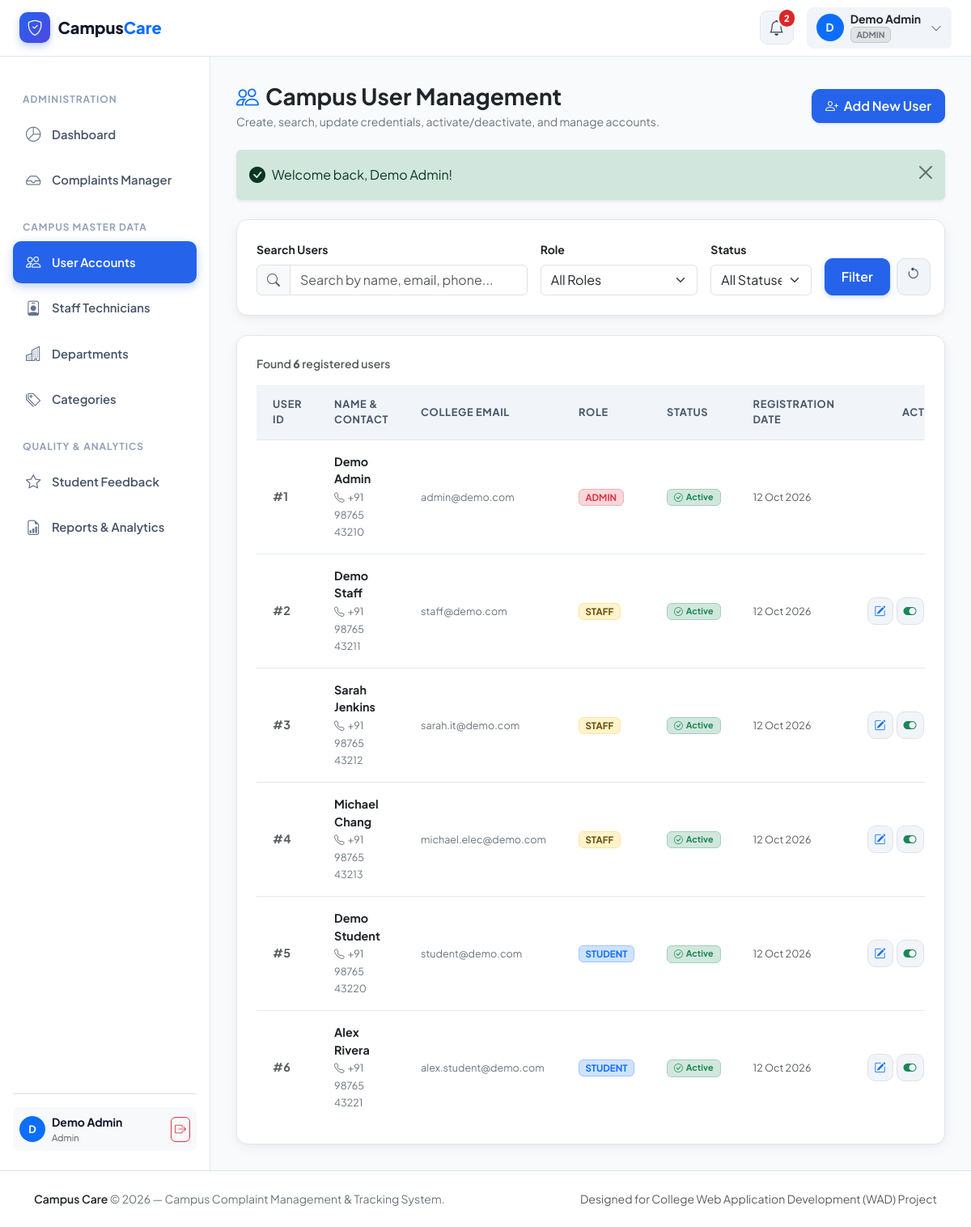
The page /admin/users.php (signed in) on the database its author committed.
### tables this page shows
CREATE TABLE `users` (
  `id` INT AUTO_INCREMENT PRIMARY KEY,
  `name` VARCHAR(120) NOT NULL,
  `email` VARCHAR(150) NOT NULL UNIQUE,
  `phone` VARCHAR(25) NULL,
  `password` VARCHAR(255) NOT NULL,
  `role` ENUM('student', 'staff', 'admin') NOT NULL DEFAULT 'student',
  `status` ENUM('active', 'inactive') NOT NULL DEFAULT 'active',
  `created_at` TIMESTAMP DEFAULT CURRENT_TIMESTAMP,
  `updated_at` TIMESTAMP DEFAULT CURRENT_TIMESTAMP ON UPDATE CURRENT_TIMESTAMP,
  INDEX `idx_user_role` (`role`),
  INDEX `idx_user_status` (`status`)
);

### includes/auth.php (called while the page is built, shortened)
<?php
require_once __DIR__ . '/../config/database.php';
require_once __DIR__ . '/functions.php';
function currentUser(): ?array {
    return $_SESSION['user'] ?? null;
}

### config/database.php (called while the page is built, shortened)
<?php
if (!function_exists('url')) {
    function url($path = '') {
        $path = ltrim($path, '/');
        return BASE_URL . $path;
    }
}
            ?>

### admin/users.php (the view, shortened to what this page needs)
<?php
$activeNav = 'users';
require_once __DIR__ . '/../config/database.php';
require_once __DIR__ . '/../includes/functions.php';
require_once __DIR__ . '/../includes/auth.php';
$search = trim($_GET['search'] ?? '');
$sql = "SELECT * FROM users WHERE 1=1";
$params = [];
$sql .= " ORDER BY created_at DESC";
try {
    $stmt = $pdo->prepare($sql);
    $stmt->execute($params);
    $userList = $stmt->fetchAll();
    $totalUsers = count($userList);
} catch (PDOException $e) {
    $userList = [];
    $totalUsers = 0;
}
require_once __DIR__ . '/../includes/header.php';
require_once __DIR__ . '/../includes/navbar.php';
?>
<div class="dashboard-wrapper">
    <?php require_once __DIR__ . '/../includes/sidebar.php'; ?>
    <main class="dashboard-main">
        <div class="d-flex flex-wrap align-items-center justify-content-between gap-3 mb-4">
            <div>
                <h3 class="fw-bold text-dark mb-1">
                    <i class="bi bi-people text-primary me-2"></i>Campus User Management
                </h3>
                <p class="text-secondary small mb-0">Create, search, update credentials, activate/deactivate, and manage accounts.</p>
            </div>
            <button type="button" class="btn btn-primary px-3 py-2 fw-semibold shadow-sm" data-bs-toggle="modal" data-bs-target="#createUserModal">
                <i class="bi bi-person-plus me-1"></i> Add New User
            </button>
        </div>
        <div class="app-card p-4 mb-4">
            <form method="GET" action="<?= url('admin/users.php') ?>" class="row g-3 align-items-end">
                <div class="col-md-5">
                    <label for="searchInput" class="form-label small fw-bold text-dark">Search Users</label>
                    <div class="input-group">
                        <span class="input-group-text bg-light text-muted"><i class="bi bi-search"></i></span>
                        <input type="text" class="form-control" id="searchInput" name="search" value="<?= e($search) ?>" placeholder="Search by name, email, phone...">
                    </div>
                </div>
                <div class="col-6 col-md-3">
                    <label for="roleSelect" class="form-label small fw-bold text-dark">Role</label>
                    <select class="form-select" id="roleSelect" name="role">
                        <option value="">All Roles</option>
                    </select>
                </div>
                <div class="col-6 col-md-2">
                    <label for="statusSelect" class="form-label small fw-bold text-dark">Status</label>
                    <select class="form-select" id="statusSelect" name="status">
                        <option value="">All Statuses</option>
                    </select>
                </div>
                <div class="col-12 col-md-2 d-flex gap-2">
                    <button type="submit" class="btn btn-primary flex-grow-1">Filter</button>
                    <a href="<?= url('admin/users.php') ?>" class="btn btn-light border" title="Reset"><i class="bi bi-arrow-counterclockwise"></i></a>
                </div>
            </form>
        </div>
        <div class="app-card p-4">
            <div class="d-flex justify-content-between align-items-center mb-3">
                <span class="small text-muted fw-semibold">
                    Found <strong><?= $totalUsers ?></strong> registered user<?= $totalUsers === 1 ? '' : 's' ?>
                </span>
            </div>
            <div class="table-responsive">
                <table class="table-custom">
                    <thead>
                        <tr>
                            <th>User ID</th>
                            <th>Name & Contact</th>
                            <th>College Email</th>
                            <th>Role</th>
                            <th>Status</th>
                            <th>Registration Date</th>
                            <th class="text-end">Actions</th>
                        </tr>
                    </thead>
                    <tbody>
                        <?php foreach ($userList as $u): ?>
                            <tr>
                                <td>
                                    <span class="fw-bold text-muted">#<?= $u['id'] ?></span>
                                </td>
                                <td>
                                    <div class="fw-bold text-dark"><?= e($u['name']) ?></div>
                                    <?php if (!empty($u['phone'])): ?>
                                        <small class="text-secondary"><i class="bi bi-telephone me-1"></i><?= e($u['phone']) ?></small>
                                    <?php endif; ?>
                                </td>
                                <td>
                                    <span class="text-secondary small"><?= e($u['email']) ?></span>
                                </td>
                                <td>
                                    <?php
                                        $roleBadge = match($u['role']) {
                                            'admin' => 'bg-danger-subtle text-danger border-danger-subtle',
                                            'staff' => 'bg-warning-subtle text-warning-emphasis border-warning-subtle',
                                            default => 'bg-primary-subtle text-primary border-primary-subtle'
                                        };
                                    ?>
                                    <span class="badge <?= $roleBadge ?> border px-2.5 py-1 text-uppercase" style="font-size: 0.72rem;">
                                        <?= e($u['role']) ?>
                                    </span>
                                </td>
                                <td>
                                    <?php if ($u['status'] === 'active'): ?>
                                        <span class="badge bg-success-subtle text-success border border-success-subtle px-2 py-1">
                                            <i class="bi bi-check-circle me-1"></i>Active
                                        </span>
                                    <?php else: ?>
                                        <span class="badge bg-secondary-subtle text-secondary border border-secondary-subtle px-2 py-1">
                                            <i class="bi bi-dash-circle me-1"></i>Inactive
                                        </span>
                                    <?php endif; ?>
                                </td>
                                <td>
                                    <small class="text-muted"><?= formatDateTime($u['created_at'], 'd M Y') ?></small>
                                </td>
                                <td class="text-end">
                                    <div class="d-flex justify-content-end gap-1">
                                        <button type="button" class="btn btn-sm btn-light border p-1.5" title="Edit User" onclick='openEditModal(<?= json_encode($u) ?>)'>
                                            <i class="bi bi-pencil-square text-primary"></i>
                                        </button>
                                        <?php if ($u['id'] !== (int)$user['id']): ?>
                                            <form method="POST" action="<?= url('admin/users.php') ?>" class="d-inline">
                                                <button type="submit" class="btn btn-sm btn-light border p-1.5" title="<?= $u['status'] === 'active' ? 'Deactivate User' : 'Activate User' ?>">
                                                    <i class="bi <?= $u['status'] === 'active' ? 'bi-toggle-on text-success' : 'bi-toggle-off text-muted' ?> fs-6"></i>
                                                </button>
                                            </form>
                                        <?php endif; ?>
                                    </div>
                                </td>
                            </tr>
                        <?php endforeach; ?>
                    </tbody>
                </table>
            </div>
        </div>
    </main>
</div>
<?php require_once __DIR__ . '/../includes/footer.php'; ?>

### includes/navbar.php (shortened to what this page needs)
<?php
$user = currentUser();
$unreadNotifsCount = 0;
if ($user && isset($pdo)) {
    $unreadNotifsCount = getUnreadNotificationsCount($pdo, (int) $user['id']);
}
$homeUrl = url('index.php');
if ($user) {
    $homeUrl = match($user['role']) {
        'admin' => url('admin/dashboard.php'),
        'staff' => url('staff/dashboard.php'),
        default => url('student/dashboard.php'),
    };
}
?>
<nav class="navbar navbar-expand-lg navbar-custom sticky-top">
    <div class="container-fluid px-3 px-lg-4">
        <div class="d-flex align-items-center gap-2">
            <a class="brand-logo" href="<?= $homeUrl ?>">
                <span class="brand-badge"><i class="bi bi-shield-check"></i></span>
                <span class="d-none d-sm-inline">Campus<span class="text-primary">Care</span></span>
            </a>
        </div>
        <div class="d-flex align-items-center gap-3">
            <?php if ($user): ?>
                <div class="dropdown">
                    <button class="notification-bell-btn" type="button" id="notifDropdown" data-bs-toggle="dropdown" aria-expanded="false" title="Notifications">
                        <i class="bi bi-bell"></i>
                        <?php if ($unreadNotifsCount > 0): ?>
                            <span class="notification-badge-count"><?= $unreadNotifsCount ?></span>
                        <?php endif; ?>
                    </button>
                </div>
                <div class="dropdown">
                    <button class="btn btn-light d-flex align-items-center gap-2 py-1.5 px-2.5 rounded-3 border-0" type="button" id="userMenuDropdown" data-bs-toggle="dropdown" aria-expanded="false">
                        <div class="rounded-circle bg-primary text-white fw-bold d-flex align-items-center justify-content-center" style="width: 34px; height: 34px; font-size: 0.85rem;">
                            <?= strtoupper(substr($user['name'], 0, 1)) ?>
                        </div>
                        <div class="text-start d-none d-md-block" style="line-height: 1.2;">
                            <div class="fw-bold small text-dark"><?= e($user['name']) ?></div>
                            <span class="badge bg-secondary-subtle text-secondary border border-secondary-subtle" style="font-size: 0.65rem; text-transform: uppercase;">
                                <?= e($user['role']) ?>
                            </span>
                        </div>
                        <i class="bi bi-chevron-down small text-muted ms-1"></i>
                    </button>
                </div>
            <?php endif; ?>
        </div>
    </div>
</nav>

### includes/sidebar.php (shortened to what this page needs)
<?php
$user = currentUser();
$role = $user['role'];
$activeNav = $activeNav ?? 'dashboard';
?>
<aside class="dashboard-sidebar">
    <div class="flex-grow-1">
        <?php if ($role === 'student'): ?>
            <div class="sidebar-heading">Student Portal</div>
            <a href="<?= url('student/dashboard.php') ?>" class="sidebar-nav-link <?= ($activeNav === 'dashboard') ? 'active' : '' ?>">
                <i class="bi bi-grid-1x2"></i>
                <span>Dashboard</span>
            </a>
            <a href="<?= url('student/new-complaint.php') ?>" class="sidebar-nav-link <?= ($activeNav === 'new-complaint') ? 'active' : '' ?>">
                <i class="bi bi-plus-circle"></i>
                <span>Report Complaint</span>
            </a>
            <a href="<?= url('student/my-complaints.php') ?>" class="sidebar-nav-link <?= ($activeNav === 'my-complaints') ? 'active' : '' ?>">
                <i class="bi bi-card-checklist"></i>
                <span>My Complaints</span>
            </a>
            <a href="<?= url('student/notifications.php') ?>" class="sidebar-nav-link <?= ($activeNav === 'notifications') ? 'active' : '' ?>">
                <i class="bi bi-bell"></i>
                <span>Notifications</span>
            </a>
            <div class="sidebar-heading mt-4">Account</div>
            <a href="<?= url('student/profile.php') ?>" class="sidebar-nav-link <?= ($activeNav === 'profile') ? 'active' : '' ?>">
                <i class="bi bi-person-gear"></i>
                <span>My Profile</span>
            </a>
        <?php elseif ($role === 'admin'): ?>
            <div class="sidebar-heading">Administration</div>
            <a href="<?= url('admin/dashboard.php') ?>" class="sidebar-nav-link <?= ($activeNav === 'dashboard') ? 'active' : '' ?>">
                <i class="bi bi-pie-chart"></i>
                <span>Dashboard</span>
            </a>
            <a href="<?= url('admin/complaints.php') ?>" class="sidebar-nav-link <?= ($activeNav === 'complaints') ? 'active' : '' ?>">
                <i class="bi bi-inbox"></i>
                <span>Complaints Manager</span>
            </a>
            <div class="sidebar-heading mt-4">Campus Master Data</div>
            <a href="<?= url('admin/users.php') ?>" class="sidebar-nav-link <?= ($activeNav === 'users') ? 'active' : '' ?>">
                <i class="bi bi-people"></i>
                <span>User Accounts</span>
            </a>
            <a href="<?= url('admin/staff.php') ?>" class="sidebar-nav-link <?= ($activeNav === 'staff') ? 'active' : '' ?>">
                <i class="bi bi-person-badge"></i>
                <span>Staff Technicians</span>
            </a>
            <a href="<?= url('admin/departments.php') ?>" class="sidebar-nav-link <?= ($activeNav === 'departments') ? 'active' : '' ?>">
                <i class="bi bi-buildings"></i>
                <span>Departments</span>
            </a>
            <a href="<?= url('admin/categories.php') ?>" class="sidebar-nav-link <?= ($activeNav === 'categories') ? 'active' : '' ?>">
                <i class="bi bi-tags"></i>
                <span>Categories</span>
            </a>
            <div class="sidebar-heading mt-4">Quality & Analytics</div>
            <a href="<?= url('admin/feedback.php') ?>" class="sidebar-nav-link <?= ($activeNav === 'feedback') ? 'active' : '' ?>">
                <i class="bi bi-star"></i>
                <span>Student Feedback</span>
            </a>
            <a href="<?= url('admin/reports.php') ?>" class="sidebar-nav-link <?= ($activeNav === 'reports') ? 'active' : '' ?>">
                <i class="bi bi-file-earmark-bar-graph"></i>
                <span>Reports & Analytics</span>
            </a>
        <?php endif; ?>
    </div>
    <div class="pt-3 border-top mt-3">
        <div class="d-flex align-items-center justify-content-between p-2 rounded-3 bg-light">
            <div class="d-flex align-items-center gap-2 overflow-hidden">
                <div class="rounded-circle bg-primary text-white fw-bold d-flex align-items-center justify-content-center flex-shrink-0" style="width: 32px; height: 32px; font-size: 0.8rem;">
                    <?= strtoupper(substr($user['name'], 0, 1)) ?>
                </div>
                <div class="overflow-hidden">
                    <div class="fw-bold small text-truncate" style="max-width: 120px;"><?= e($user['name']) ?></div>
                    <div class="text-muted" style="font-size: 0.7rem; text-transform: capitalize;"><?= e($user['role']) ?></div>
                </div>
            </div>
            <a href="<?= url('logout.php') ?>" class="btn btn-sm btn-outline-danger p-1 rounded-2" title="Sign Out">
                <i class="bi bi-box-arrow-right"></i>
            </a>
        </div>
    </div>
</aside>

### rows shown on the page
users: name "D", name "Demo Admin", role "ADMIN", role "Admin", id "1", phone "+91 98765 43210", email "admin@demo.com", status "active" (drawn), created_at "12 Oct 2026"
users: id "2", name "Demo Staff", phone "+91 98765 43211", email "staff@demo.com", role "STAFF", status "active" (drawn), created_at "12 Oct 2026"
users: id "3", name "Sarah Jenkins", phone "+91 98765 43212", email "sarah.it@demo.com", role "STAFF", status "active" (drawn), created_at "12 Oct 2026"
users: id "4", name "Michael Chang", phone "+91 98765 43213", email "michael.elec@demo.com", role "STAFF", status "active" (drawn), created_at "12 Oct 2026"
users: id "5", name "Demo Student", phone "+91 98765 43220", email "student@demo.com", role "STUDENT", status "active" (drawn), created_at "12 Oct 2026"
users: id "6", name "Alex Rivera", phone "+91 98765 43221", email "alex.student@demo.com", role "STUDENT", status "active" (drawn), created_at "12 Oct 2026"

### other values the page prints
$unreadNotifsCount "2"
$f['message'] "Welcome back, Demo Admin!"
$totalUsers "6"
